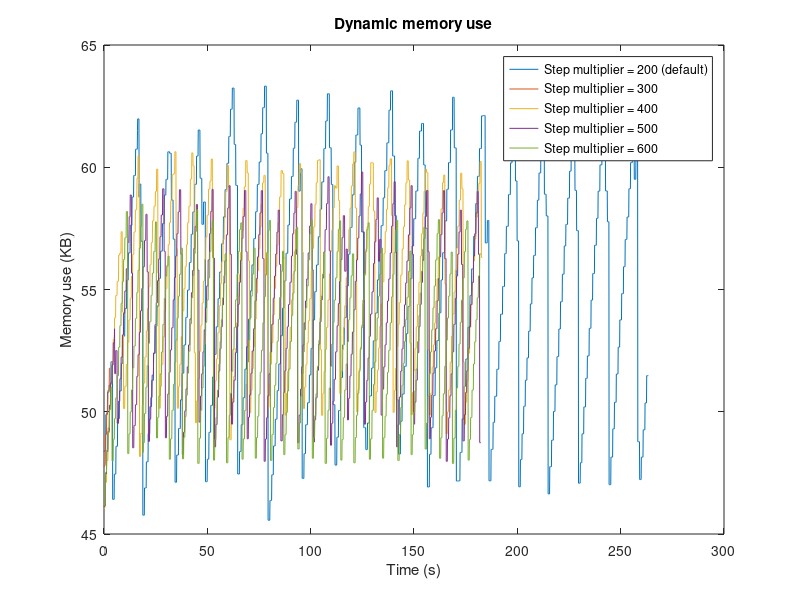

The MATLAB source for this figure:
figure('Name', 'dynamic_memory_use_opt')
hold off
file1 = fopen('mem_gc200_opt.txt', 'r');
file2 = fopen('mem_gc300_opt.txt', 'r');
file3 = fopen('mem_gc400_opt.txt', 'r');
file4 = fopen('mem_gc500_opt.txt', 'r');
file5 = fopen('mem_gc600_opt.txt', 'r');
data1 = fscanf(file1, '%f');
data2 = fscanf(file2, '%f');
data3 = fscanf(file3, '%f');
data4 = fscanf(file4, '%f');
data5 = fscanf(file5, '%f');

dt = 0.1;
t1 = [0:length(data1)-1]*dt;
t2 = [0:length(data2)-1]*dt;
t3 = [0:length(data3)-1]*dt;
t4 = [0:length(data4)-1]*dt;
t5 = [0:length(data5)-1]*dt;

plot(t1, data1, t2, data2, t3, data3, t4, data4, t5, data5)
title('Dynamic memory use')
legend('Step multiplier = 200 (default)', 'Step multiplier = 300', 'Step multiplier = 400', 'Step multiplier = 500', 'Step multiplier = 600')
xlabel('Time (s)'), ylabel('Memory use (KB)')

fclose(file1);
fclose(file2);
fclose(file3);
fclose(file4);
fclose(file5);

% values: gc pause: 110, task_size: 500, EVENT_INTERVAL (task): 1ms,
% MEASURE_INTERVAL: 100ms, SEND_INTERVAL: 1s

[max200, i200] = max(data1);
[max300, i300] = max(data2);
[max400, i400] = max(data3);
[max500, i500] = max(data4);
[max600, i600] = max(data5);

max200
index200 = i200*dt
max300
index00 = i300*dt
max400
index400 = i400*dt
max500
index500 = i500*dt
max600
index600 = i600*dt